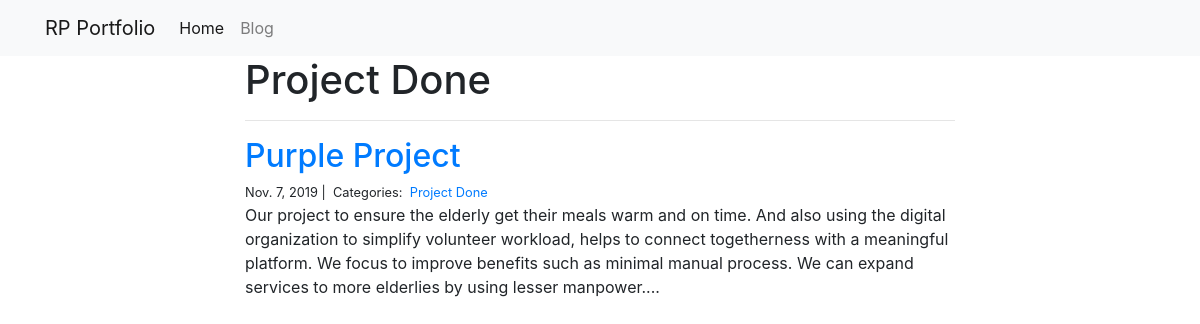
The page /blog/Project Done/ on the database its author committed.
### blog/models.py (models this page shows)
class Category(models.Model):
    name = models.CharField(max_length=20)

class Post(models.Model):
    title = models.CharField(max_length=255)
    body = models.TextField()
    created_on = models.DateTimeField(auto_now_add=True)
    last_modified = models.DateTimeField(auto_now=True)
    categories = models.ManyToManyField("Category", related_name="posts")

### blog/views.py (the view)
# urls.py: path("<category>/", views.blog_category, name="blog_category"),
def blog_category(request, category):
    posts = Post.objects.filter(categories__name__contains=category).order_by(
        "-created_on"
    )
    context = {"category": category, "posts": posts}
    return render(request, "blog_category.html", context)

### blog/templates/blog_category.html
{% extends "base.html" %}
{% block page_content %}
<div class="col-md-8 offset-md-2">
    <h1>{{ category | title }}</h1>
    <hr>
    {% for post in posts %}
        <h2><a href="{% url 'blog_detail' post.pk%}">{{ post.title }}</a></h2>
        <small>
            {{ post.created_on.date }} |&nbsp;
            Categories:&nbsp;
            {% for category in post.categories.all %}
            <a href="{% url 'blog_category' category.name %}">
                {{ category.name }}
            </a>&nbsp;
            {% endfor %}
        </small>
        <p>{{ post.body | slice:":400" }}...</p>
    {% endfor %}
</div>
{% endblock %}

### rows shown on the page
Category: name "Project Done"
Post: title "Purple Project", created_on "Nov. 7, 2019", body "Our project to ensure the elderly get their meals warm and on time. And also using the digital organization to simplify volunteer workload, helps to connect togetherness with a meaningful platform. We focus to improve benefits such as minimal manual process. We can expand services to more elderlies by using lesser manpower."
